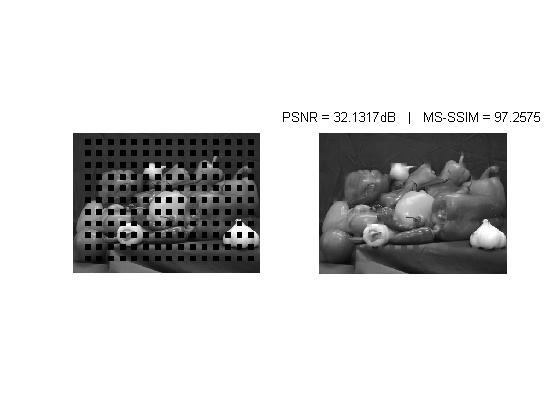
%> input picture AVC/001.jpg, 560 x 420 px
$ octave run.m   (GNU Octave 9; MATLAB toolbox functions it lacks are replaced by stand-ins)
%> lines starting %> are read from the running program, lines starting %| are printed output that depends on the picture; in (x1, y1, x2, y2) boxes, pixels count from 0 and x2, y2 are one past the last pixel; in counts of white or black regions, pixels touching at a corner belong together; the program's own positions count from 1
### AVC/simuLoss.m
%This function simulates damages in the received frame corresponding to the
%loss of one NALU (i.e. slice) given a slicing mode and the slice to be
%lost

function [y, centers] = simuLoss(img, mb_size, nSlices, nLoss, mode, loss_rate)

% INPUT:
%   img     - original frame
%   nSlice  - number of slices the image is made of
%   nLoss   - indicates the slice that is lost
%   mb_size - macroblock dimensions
%
% OUTPUT:
%   y       - damaged frame, missing pixels are set to -1
%   centers - 2xN vector, where N is the number of missing macroblocks
%           - [row_1 row_2 ... row_N;
%              col_1 col_2 ... col_N]
%           - row_i (col_i) indicates the row (column) of the top-left
%            corner of the i^th missing macroblock
%

%% 初始化，判断模式，设置变量
if nargin < 3   % NARGIN：Number of function input arguments
    mode = 'default';
elseif nargin < 6
    loss_rate = 0.10;
end

y = img;
[rows, cols] = size(img);%得到图像实际的长宽

%% Dispersed slicing, as described in Recommendation H.264
% 独立分布
if strcmp(mode, 'dispersed')    %比较字符串选择模式
    %Extracting variables needed for slicing (see Recommendation H.264)
    PicWidthInMbs = cols/mb_size;    %以块大小计量图片：宽度
    PicHeightInMbs = rows/mb_size;   % 高度
    PicSizeInMapUnits = PicWidthInMbs * PicHeightInMbs;    %用块大小计算图像面积
    num_slice_groups_minus1 = nSlices - 1;    %nSlices:图像由多少slice组成
    mapUnitToSliceGroupMap = zeros(1,PicSizeInMapUnits);    %散布图做编号
    %%%%%%%%%%%%%%%%%%%%%%%%%%%%%%%%%%%%%%%%%%%%%%%%%%%%%%%%%%%%%%%%%%%

    %see 8.2.2.2 "Specification for dispersed slice group map type" in
    %Recommendation H.264 (p. 116)

    % C实现为：
    % for( i = 0; i < p_Img->PicSizeInMapUnits; i++ ){
    % p_Img->MapUnitToSliceGroupMap [i] = (byte) (((i%p_Img->PicWidthInMbs)+(((i/p_Img->PicWidthInMbs)*(pps->num_slice_groups_minus1+1))>>1))
    %  %(pps->num_slice_groups_minus1+1));}
    for i = 0:PicSizeInMapUnits-1
        % 通过奇偶来设定slice group = 0 or 1
        mapUnitToSliceGroupMap(i+1)  = mod((mod(i,PicWidthInMbs) + floor((floor(i/PicWidthInMbs)*(num_slice_groups_minus1+1))/2)),(num_slice_groups_minus1+1));
    end

    %Setting the missing pixels to -1 and computing param:centers:
    counter = 1;
    counter_centers = 1;

    centers = zeros(2,sum(mapUnitToSliceGroupMap(counter)+1 == nLoss));
    %centers?什么作用，为什么它是二维矩阵

    for i = 1:mb_size:rows-mb_size+1
        for j = 1:mb_size:cols-mb_size+1

            if mapUnitToSliceGroupMap(counter)+1 == nLoss
                y(i:i+mb_size-1,j:j+mb_size-1) = -ones(mb_size);% 选定块置 -1
                centers(:,counter_centers) = [i;j];
                counter_centers = counter_centers + 1;
            end
            counter = counter + 1;

        end
    end

%Slicing for testing purposes, the "famous" 25% loss where every missing
%macroblock has all its 8 closest neighbouring macroblocks available
% (REFERENCE) XXXXXXXXXXXXXXXXXXXXXXXXXXXXXXXXXXX
elseif strcmp(mode, 'default')
    auxX = floor(cols/(2*mb_size));
    auxY = floor(rows/(2*2*mb_size));
    centers = zeros(2,auxX*auxY);
    counter = 1;

    for i = 1+mb_size:2*mb_size:rows
        for j = 1:2*mb_size:cols
            if i > 1 && i < rows - mb_size && j > 1 && j < cols - mb_size
                y(i:i+mb_size-1,j:j+mb_size-1) = -ones(mb_size);
                centers(:,counter) = [i;j];
                counter = counter + 1;
            end
        end
    end


elseif strcmp(mode, 'random')
    % 随机模式不能正常工作
    losses = rand(1,rows*cols/mb_size^2);
    [~, indices] = sort(losses, 'descend');
    indices = indices(1:round(length(indices)*loss_rate));    %默认丢失率0.1
    centers = zeros(2,length(indices));
    indices = sort(indices,'ascend');
    iterator = 1;
    counter = 1;


    for i = 1:mb_size:rows - mb_size
        for j = 1:mb_size:cols - mb_size
            if counter <= length(indices) && iterator == indices(counter)
                y(i:i+mb_size-1,j:j+mb_size-1) = -ones(mb_size);
                centers(:,counter) = [i;j];
                counter = counter + 1;
            end
            iterator = iterator + 1;
        end
    end

elseif strcmp(mode, 'specify')
    % 本模式基于FMO TYPE2 丢失模式，构造成图像roi区域丢失
    PicWidthInMbs = cols/mb_size;    % 以块大小计量图片：宽度
    PicHeightInMbs = rows/mb_size;   % 高度
    PicSizeInMapUnits = PicWidthInMbs * PicHeightInMbs;    % 用块大小计算图像面积
    num_slice_groups_minus1 = nSlices - 1;    % nSlices:图像由多少slice组成
    mapUnitToSliceGroupMap = zeros(1,PicSizeInMapUnits);    %散布图做编号
    mapUnitToSliceGroupMap(480:540) = 1;
    % C实现为：
    % for( i = 0; i < p_Img->PicSizeInMapUnits; i++ ){
    % p_Img->MapUnitToSliceGroupMap [i] = (byte) (((i%p_Img->PicWidthInMbs)+(((i/p_Img->PicWidthInMbs)*(pps->num_slice_groups_minus1+1))>>1))
    %  %(pps->num_slice_groups_minus1+1));}

    %for i = 0:PicSizeInMapUnits-1
    %    mapUnitToSliceGroupMap(i+1)  = mod((mod(i,PicWidthInMbs) + floor((floor(i/PicWidthInMbs)*(num_slice_groups_minus1+1))/2)),(num_slice_groups_minus1+1));
    %end

    %Setting the missing pixels to -1 and computing param:centers:
    counter = 1;
    counter_centers = 1;

    centers = zeros(2,sum(mapUnitToSliceGroupMap(counter)+1 == nLoss));
    %centers?什么作用，为什么它是二维矩阵

    for i = 1:mb_size:rows-mb_size+1
        for j = 1:mb_size:cols-mb_size+1

            if mapUnitToSliceGroupMap(counter) == nLoss
                y(i:i+mb_size-1,j:j+mb_size-1) = -ones(mb_size);% 选定块置 -1
                centers(:,counter_centers) = [i;j];
                counter_centers = counter_centers + 1;
            end
            counter = counter + 1;

        end
    end

else    %end of if
    display('Error: Invalid slicing mode')
end

end

### CAD/bilinearInterpolation.m
%This function performs the concealment for one macroblock according to
%Eq.(1) of the paper:
%Salama, P., Shroff, N.B., Coyle, E.J., Delp, E.J., "Error
%concealment techniques for encoded video streams", ICIP 1995

function y = bilinearInterpolation(support_area, lambda)

% INPUT:
%   support_area - contains all the available pixels (1 pixel thick layer)
%                around the missing macroblock
%   lambda       - parameter that determines the combination of vertical
%                and horizontal interpolations, see Eq.(1)
% OUTPUT
%   y            - concealed macroblock
%

mb_size = (length(support_area(1,:))-2);
y = zeros(mb_size);

for i = 1+1:length(support_area(1,:))-1
    if support_area(1,i) < 0
        support_area(1,i) = support_area(end,i);
    end
    if support_area(end,i) < 0
        support_area(end,i) = support_area(1,i);
    end
    if support_area(i,1) < 0
        support_area(i,1) = support_area(i,end);
    end
    if support_area(i,end) < 0
        support_area(i,end) = support_area(i,1);
    end
end


for i = 1:mb_size
    for j = 1:mb_size

        mu1 = j/(mb_size+1);    %horizontal distance
        mu2 = i/(mb_size+1);    %vertical distance

        y(i,j) = lambda*(mu1*support_area(i+1,end) + (1-mu1)*support_area(i+1,1)) + (1-lambda)*(mu2*support_area(end,j+1) + (1-mu2)*support_area(1,j+1));

    end
end


end

### CAD/psnr.m
%Calculates Peak Signal-to-Noise Ratio (PSNR)

function psnr = psnr(imgRef, img)

% INPUT:
%   imgRef - reference image
%   img    - image whose PSNR are to be calculated
%
% OUTPUT:
%   psnr   - PSNR value in dB

%Cropping the reference image if the concealed one has been cropped %%%%%%%
[rows cols] = size(img);
imgRef = imgRef(1:rows,1:cols);
%%%%%%%%%%%%%%%%%%%%%%%%%%%%%%%%%%%%%%%%%%%%%%%%%%%%%%%%%%%%%%%%%%%%%%%%%%%

MSE = sum(sum(((double(imgRef) - double(img)).^2))) / (rows*cols);
psnr = 10*log10(255^2/MSE);

end

### CAD/ssim_mscale_new.m
function overall_mssim = ssim_mscale_new(img1, img2, K, window, level, weight, method)

% Multi-scale Structural Similarity Index (MS-SSIM)
% Z. Wang, E. P. Simoncelli and A. C. Bovik, "Multi-scale structural similarity
% for image quality assessment," Invited Paper, IEEE Asilomar Conference on
% Signals, Systems and Computers, Nov. 2003

if (nargin < 2 | nargin > 7)
   overall_mssim = -Inf;
   return;
end

if (~exist('K'))
   K = [0.01 0.03];
end

if (~exist('window'))
   window = fspecial('gaussian', 11, 1.5);
end

if (~exist('level'))
   level = 5;
end

if (~exist('weight'))
   weight = [0.0448 0.2856 0.3001 0.2363 0.1333];
end

if (~exist('method'))
   method = 'product';
end

if (size(img1) ~= size(img2))
   overall_mssim = -Inf;
   display('ssim_mscale_new: CHECKPOINT 1')
   return;
end

[M N] = size(img1);
if ((M < 11) | (N < 11))
   overall_mssim = -Inf;
   display('ssim_mscale_new: CHECKPOINT 2')
   return
end

if (length(K) ~= 2)
   overall_mssim = -Inf;
   display('ssim_mscale_new: CHECKPOINT 3')
   return;
end

if (K(1) < 0 | K(2) < 0)
   overall_mssim = -Inf;
   display('ssim_mscale_new: CHECKPOINT 4')
   return;
end

[H W] = size(window);

if ((H*W)<4 | (H>M) | (W>N))
   overall_mssim = -Inf;
   display('ssim_mscale_new: CHECKPOINT 5')
   return;
end

if (level < 1)
   overall_mssim = -Inf;
   return
end


min_img_width = min(M, N)/(2^(level-1));
max_win_width = max(H, W);
if (min_img_width < max_win_width)
   overall_mssim = -Inf;
   display('ssim_mscale_new: CHECKPOINT 6')
   return;
end

if (length(weight) ~= level | sum(weight) == 0)
   overall_mssim = -Inf;
   display('ssim_mscale_new: CHECKPOINT 7')
   return;
end

if (method ~= 'wtd_sum' & method ~= 'product')
   overall_mssim = -Inf;
   display('ssim_mscale_new: CHECKPOINT 8')
   return;
end

downsample_filter = ones(2)./4;
im1 = img1;
im2 = img2;
for l = 1:level
   [mssim_array(l) ssim_map_array{l} mcs_array(l) cs_map_array{l}] = ssim_index_new(im1, im2, K, window);
   [M N] = size(im1);
   filtered_im1 = filter2(downsample_filter, im1, 'valid');
   filtered_im2 = filter2(downsample_filter, im2, 'valid');
   clear im1, im2;
   im1 = filtered_im1(1:2:M-1, 1:2:N-1);
   im2 = filtered_im2(1:2:M-1, 1:2:N-1);
   ds_img_array1{l} = im1;
   ds_img_array2{l} = im2;
end

if (method == 'product')
%   overall_mssim = prod(mssim_array.^weight);
   overall_mssim = prod(mcs_array(1:level-1).^weight(1:level-1))*mssim_array(level);
else
   weight = weight./sum(weight);
   overall_mssim = sum(mcs_array(1:level-1).*weight(1:level-1)) + mssim_array(level);

   %%%%%%%%%%%%%%%%%%% MY NORMALIZATION %%%%%%%%%%%%%%%%%%%%%%%%
   overall_mssim = overall_mssim/(1 + sum(weight(1:level-1)));
   %%%%%%%%%%%%%%%%%%%%%%%%%%%%%%%%%%%%%%%%%%%%%%%%%%%%%%%%%%%%%

end

### CAD/ssim_index_new.m
function [mssim, ssim_map, mcs, cs_map] = ssim_index_new(img1, img2, K, window)

if (nargin < 2 | nargin > 4)
   ssim_index = -Inf;
   ssim_map = -Inf;
   return;
end

if (size(img1) ~= size(img2))
   ssim_index = -Inf;
   ssim_map = -Inf;
   return;
end

[M N] = size(img1);

if (nargin == 2)
   if ((M < 11) | (N < 11))
	   ssim_index = -Inf;
	   ssim_map = -Inf;
      return
   end
   window = fspecial('gaussian', 11, 1.5);	%
   K(1) = 0.01;										% default settings
   K(2) = 0.03;										%
end

if (nargin == 3)
   if ((M < 11) | (N < 11))
	   ssim_index = -Inf;
	   ssim_map = -Inf;
      return
   end
   window = fspecial('gaussian', 11, 1.5);
   if (length(K) == 2)
      if (K(1) < 0 | K(2) < 0)
		   ssim_index = -Inf;
   		ssim_map = -Inf;
	   	return;
      end
   else
	   ssim_index = -Inf;
   	ssim_map = -Inf;
	   return;
   end
end

if (nargin == 4)
   [H W] = size(window);
   if ((H*W) < 4 | (H > M) | (W > N))
	   ssim_index = -Inf;
	   ssim_map = -Inf;
      return
   end
   if (length(K) == 2)
      if (K(1) < 0 | K(2) < 0)
		   ssim_index = -Inf;
   		ssim_map = -Inf;
	   	return;
      end
   else
	   ssim_index = -Inf;
   	ssim_map = -Inf;
	   return;
   end
end

C1 = (K(1)*255)^2;
C2 = (K(2)*255)^2;
window = window/sum(sum(window));

mu1   = filter2(window, img1, 'valid');
mu2   = filter2(window, img2, 'valid');
mu1_sq = mu1.*mu1;
mu2_sq = mu2.*mu2;
mu1_mu2 = mu1.*mu2;
sigma1_sq = filter2(window, img1.*img1, 'valid') - mu1_sq;
sigma2_sq = filter2(window, img2.*img2, 'valid') - mu2_sq;
sigma12 = filter2(window, img1.*img2, 'valid') - mu1_mu2;

if (C1 > 0 & C2 > 0)
   ssim_map = ((2*mu1_mu2 + C1).*(2*sigma12 + C2))./((mu1_sq + mu2_sq + C1).*(sigma1_sq + sigma2_sq + C2));
   cs_map = (2*sigma12 + C2)./(sigma1_sq + sigma2_sq + C2);
else
   numerator1 = 2*mu1_mu2 + C1;
   numerator2 = 2*sigma12 + C2;
	denominator1 = mu1_sq + mu2_sq + C1;
   denominator2 = sigma1_sq + sigma2_sq + C2;

   ssim_map = ones(size(mu1));
   index = (denominator1.*denominator2 > 0);
   ssim_map(index) = (numerator1(index).*numerator2(index))./(denominator1(index).*denominator2(index));
   index = (denominator1 ~= 0) & (denominator2 == 0);
   ssim_map(index) = numerator1(index)./denominator1(index);

   cs_map = ones(size(mu1));
   index = denominator2 > 0;
   cs_map(index) = numerator2(index)./denominator2(index);
end

mssim = mean2(ssim_map);
mcs = mean2(cs_map);

return

### AVC/run.m
%%%%%%%%%%%%%%%%%%%%%%%%%%%%%%%%%%%%%%%%%%%%%%%%%%%%%%%%%%%%%%%%%%%%
%                                                                  %
%   Copyright (c) 2011 by                                          %
%   Jan Koloda                                                     %
%   Universidad de Granada, Granada, Spain                         %
%   - all rights reserved -                                        %
%                                                                  %
%   This is an implementation of the algorithm described in:       %
%   Salama, P., Shroff, N.B., Coyle, E.J., Delp, E.J., "Error      %
%   concealment techniques for encoded video streams", ICIP 1995   %
%                                                                  %
%                                                                  %
%   This program is free of charge for personal and scientific     %
%   use (with proper citation). The author does NOT give up his    %
%   copyright. Any commercial use is prohibited.                   %
%   YOU ARE USING THIS PROGRAM AT YOUR OWN RISK! THE AUTHOR        %
%   IS NOT RESPONSIBLE FOR ANY DAMAGE OR DATA-LOSS CAUSED BY THE   %
%   USE OF THIS PROGRAM.                                           %
%                                                                  %
%   If you have any questions please contact:                      %
%                                                                  %
%   Jan Koloda                                                     %
%   Dpt. Signal Theory, Networking and Communication               %
%   Universidad de Granada                                         %
%   Granada, Spain                                                 %
%                                                                  %
%                                                                  %
%   email: janko @ ugr.es                                          %
%                                                                  %
%%%%%%%%%%%%%%%%%%%%%%%%%%%%%%%%%%%%%%%%%%%%%%%%%%%%%%%%%%%%%%%%%%%%

%% init
clear;
clc;

%% Loading the image and parsing it to grey level, if needed
[filename,pathname]=uigetfile({'*.tiff';'*.tif';'*.*';'*.bmp'},'图像文件');
%> the answer given: 001.jpg
file=[pathname,filename];
img = imread(file);
%> img is the input picture: size 420x560x3 uint8; min 0, max 255, mean 213.5
[r c d] = size(img);
%> r = 420; c = 560; d = 3
if d > 1
    img = double(rgb2gray(img));
%> img: size 420x560 double
else
    img = double(img);
end

%% Generating losses
tic    %开始计时

slice_to_be_lost = 1;    %丢失 哪一个 slice
nSlices = 2;    %number of slices the image is made of
mb_size = 16;    %每个块的大小（macroblock）
mode = 'specify';    %模式选择

%Cropping the image so it is made of an integer number of macroblocks
%将图片切成宏块
img = img(1:floor(r/mb_size)*mb_size,1:floor(c/mb_size)*mb_size);   %将图像小于块大小的去除
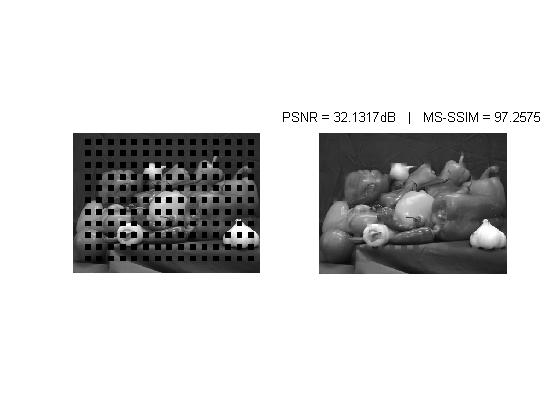
%> img: size 416x560 double; min 0, max 255, mean 213.1
[rows, cols] = size(img);   %新图像的大小
%> rows = 416; cols = 560
%%%%%%%%%%%%%%%%%%%%%%%%%%%%%%%%%%%%%%%%%%%%%%%%%%%%%%%%%%%%%%%%%%%%%%%%%%%

[mask centers] = simuLoss(img, mb_size, nSlices, slice_to_be_lost, mode);%模拟丢失块，img是去除余数后图像
%> after the loop in simuLoss, `for i = 1:mb_size:rows-mb_size+1`:
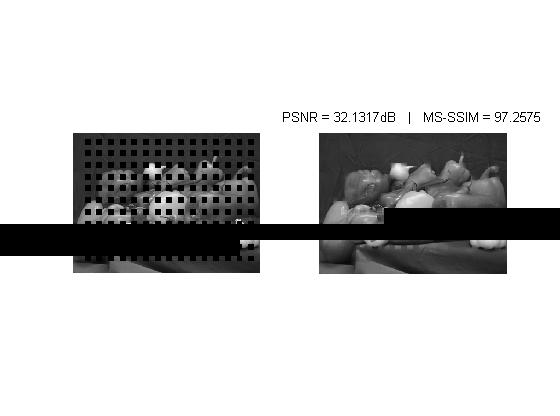
%> y: size 416x560 double; 6.7% of pixels changed, all inside (x1, y1, x2, y2) = (0, 208, 560, 256); drawn with min black and max white
%> after the loop in simuLoss, `for i = 1:mb_size:rows-mb_size+1`: centers = 61 columns, first 8: [209 209 209 209 209 209 209 209; 385 401 417 433 449 465 481 497]; counter = 911; counter_centers = 62
received_frame = mask;

%% Concealment

% lambda parameter, see Eq.(1), NOTE: lambda = 0.5 corresponds to the
% non-normative H.264 concealment technique
lambda = 0.5;
%%%%%%%%%%%%%%%%%%%%%%%%%%%%%%%%

h = waitbar(0);
set(h,'Name','Processing')

%Concealment is carried out sequentially (macroblock by macroblock)
len = length(centers(1,:));
%> len = 61
for count = 1:len
    w = count;
    waitbar(w/len,h,[num2str(round(100*w/len)) '% is done'])
    r = centers(1,w);
    c = centers(2,w);

    %support_area contains the available "ring" of pixels around the
    %missing macroblocks (excluding the four corners)
    support_area = -ones(mb_size+2);
    support_area(2:mb_size+1,2:mb_size+1) = mask(r:r+mb_size-1,c:c+mb_size-1);
    if r > 1
        support_area(1,2:end-1) = mask(r-1,c:c+mb_size-1);
    end
    if r < rows - mb_size + 1
        support_area(end,2:end-1) = mask(r+mb_size,c:c+mb_size-1);
    end
    if c > 1
        support_area(2:end-1,1) = mask(r:r+mb_size-1,c-1);
    end
    if c < cols - mb_size + 1
        support_area(2:end-1,end) = mask(r:r+mb_size-1,c+mb_size);
    end

    conc_block = bilinearInterpolation(support_area, lambda);
    mask(r:r+mb_size-1,c:c+mb_size-1) = conc_block;
    waitbar(w/length(centers(1,:)),h,[num2str(round(100*w/length(centers(1,:)))) '% is done'])
end
%> this loop made 61 passes
%> (r, c) on passes 1 to 12: (209, 385), (209, 401), (209, 417), (209, 433), (209, 449), (209, 465), (209, 481), (209, 497), (209, 513), (209, 529), (209, 545), (225, 1)
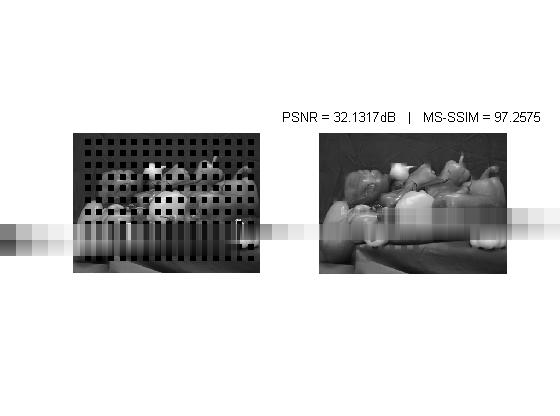
%> mask: size 416x560 double; 6.7% of pixels changed, all inside (x1, y1, x2, y2) = (0, 208, 560, 256)
close(h)

% MS-SSIM %
K = [0.01 0.03];
winsize = 8;
sigma = 0.5;
window = fspecial('gaussian', winsize, sigma);
level = 5;
weight = [0.0448 0.2856 0.3001 0.2363 0.1333];
method = 'wtd_sum';

%% result

figure
subplot(1,2,1)
imshow(received_frame,[0 255])
subplot(1,2,2)
imshow(mask,[0 255])
title(['PSNR = ' num2str(psnr(img,mask)) 'dB   |   MS-SSIM = ' num2str(ssim_mscale_new(img, mask, K, window, level, weight, method)*100)])
%> in psnr, `MSE = sum(sum(((double(imgRef) - double(img)).^2))) / (rows*cols);`: MSE = 235
%> in psnr, `psnr = 10*log10(255^2/MSE);`: psnr = 24.42
%> the loop in ssim_mscale_new, `for l = 1:level` made 5 passes
%> (mssim in ssim_index_new, mcs in ssim_index_new) on passes 1 to 5: (0.967, 0.972), (0.961, 0.964), (0.955, 0.957), (0.946, 0.948), (0.959, 0.961)
%> pass 1, in ssim_index_new, `mu1   = filter2(window, img1, 'valid');`:
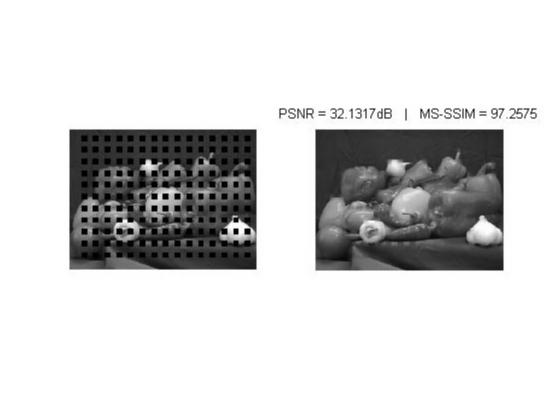
%> mu1: size 409x553 double; min 0.0102, max 255, mean 211.8; drawn with min black and max white
%> pass 1, in ssim_index_new, `mu2   = filter2(window, img2, 'valid');`:
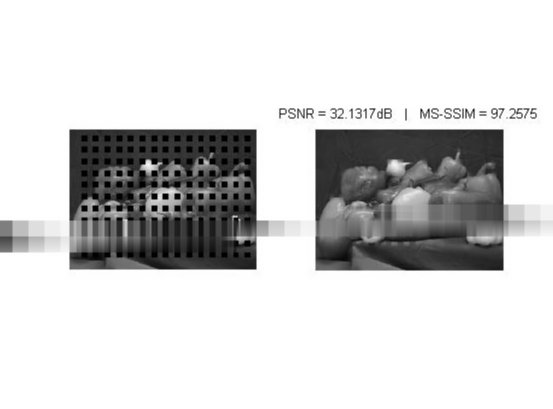
%> mu2: size 409x553 double; min 0.0102, max 255, mean 210.9; drawn with min black and max white
%> pass 1, in ssim_index_new, `mu1_sq = mu1.*mu1;`:
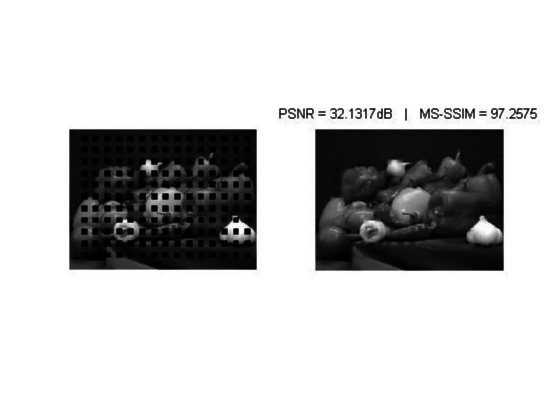
%> mu1_sq: size 409x553 double; min 0.000104, max 65025, mean 51278.3; drawn with min black and max white
%> pass 1, in ssim_index_new, `mu2_sq = mu2.*mu2;`:
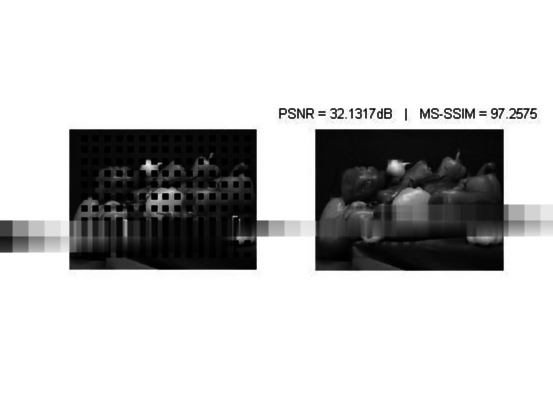
%> mu2_sq: size 409x553 double; min 0.000104, max 65025, mean 50761.9; drawn with min black and max white
%> after the loop in ssim_mscale_new, `for l = 1:level`: cs_map_array = 5 items; mcs_array = [0.972 0.964 0.957 0.948 0.961]; mssim_array = [0.967 0.961 0.955 0.946 0.959]; ssim_map_array = 5 items
%> in ssim_mscale_new, `overall_mssim = sum(mcs_array(1:level-1).*weight(1:level-1)) + mssim_a..`: overall_mssim = 1.79
%> in ssim_mscale_new, `overall_mssim = overall_mssim/(1 + sum(weight(1:level-1)));`: overall_mssim = 0.958

toc
